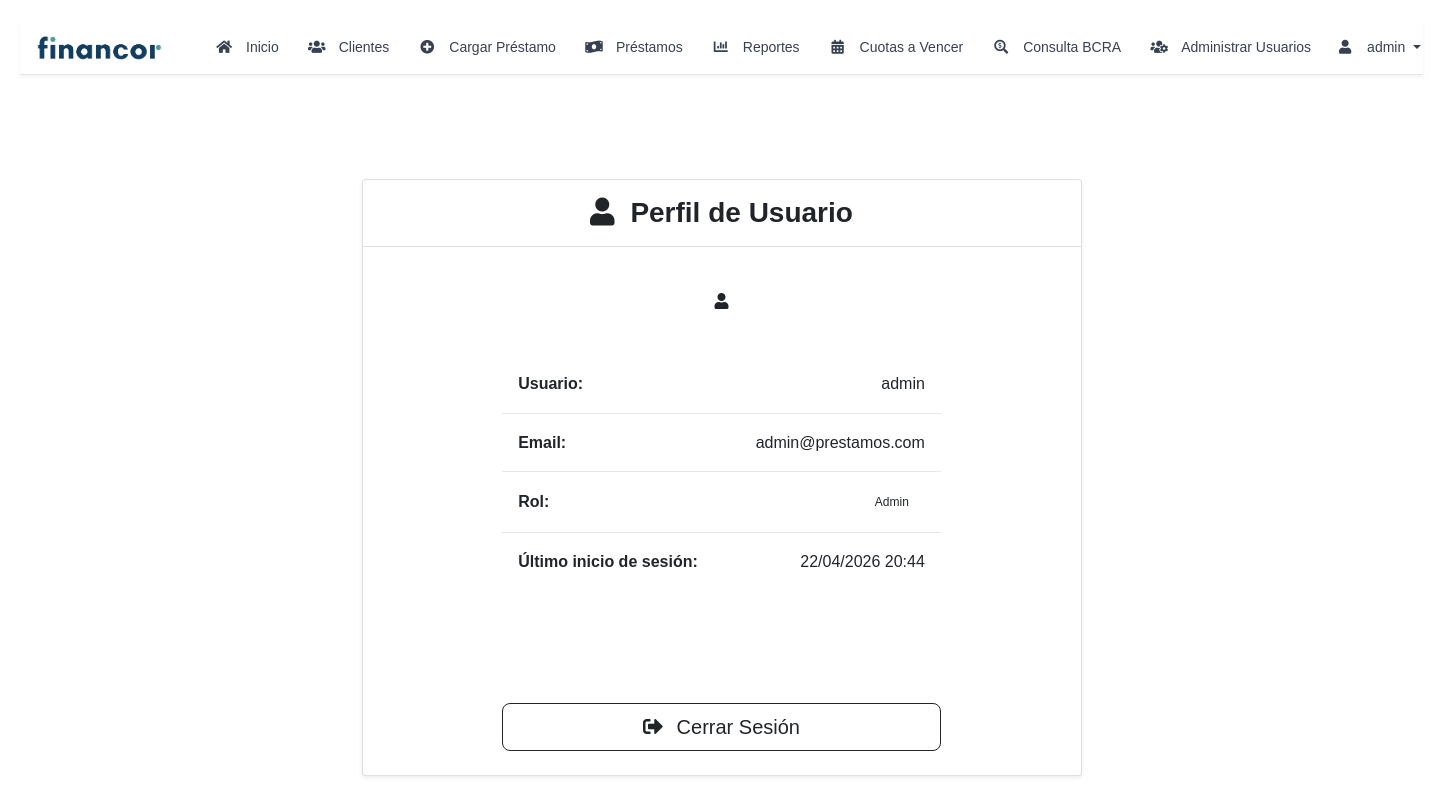
Before: /auth/profile (signed in) with the older database file.
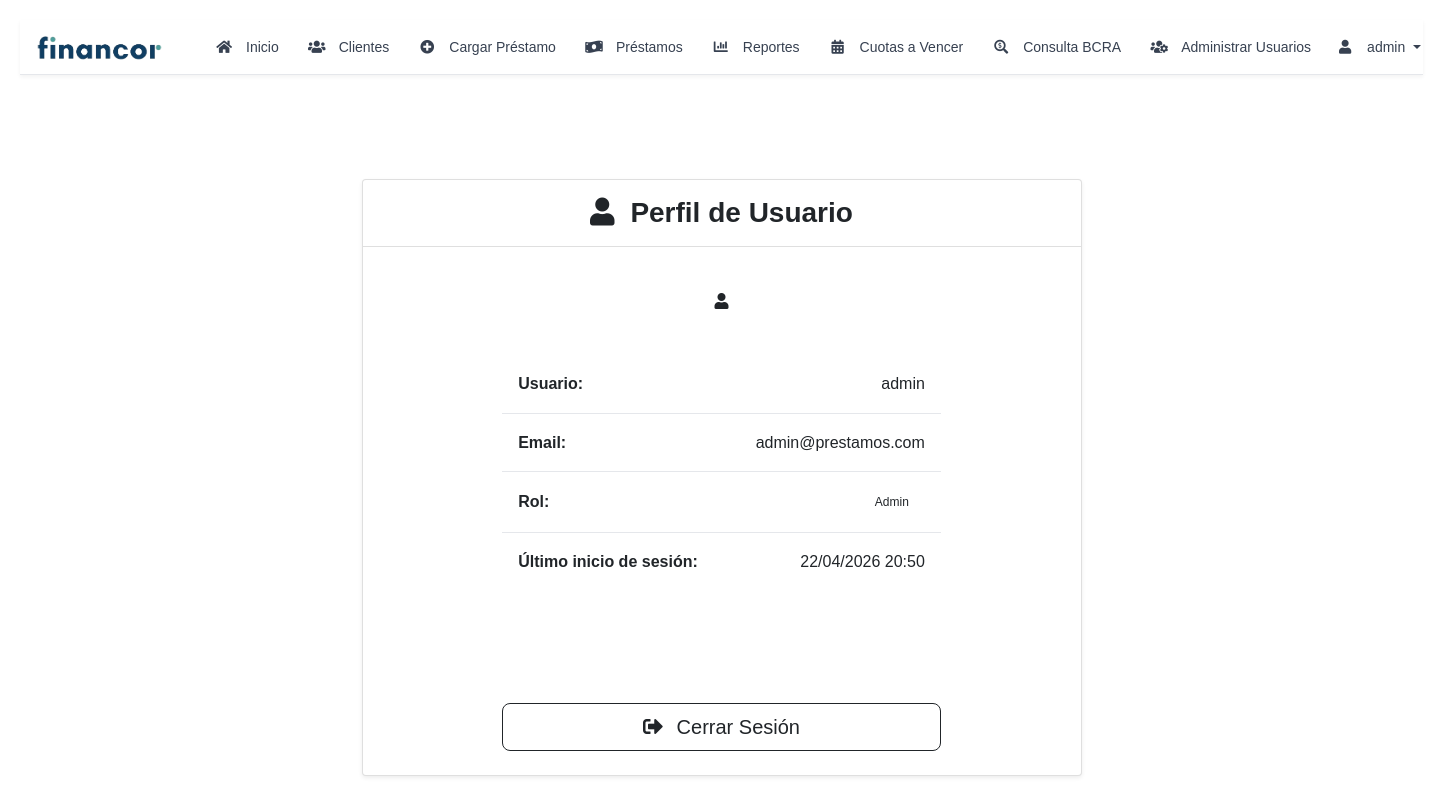
After: the same page with the newer database file.
### models.py (models this page shows, shortened)
class User(UserMixin, db.Model):
    __tablename__ = 'user'
    id = db.Column(db.Integer, primary_key=True)
    username = db.Column(db.String(80), unique=True, nullable=False)
    email = db.Column(db.String(120), unique=True, nullable=True)
    password = db.Column(db.String(128))
    role = db.Column(db.String(20), nullable=False, default='user')
    is_active = db.Column(db.Boolean, default=True)
    created_at = db.Column(db.DateTime, default=datetime.utcnow)
    last_login = db.Column(db.DateTime)
    created_by = db.Column(db.Integer, db.ForeignKey('user.id'), nullable=True)
    updated_by = db.Column(db.Integer, db.ForeignKey('user.id'))
    creator = db.relationship('User', remote_side=[id], foreign_keys=[created_by], backref='created_users')
    updater = db.relationship('User', remote_side=[id], foreign_keys=[updated_by], backref='updated_users')
    clientes = db.relationship('Cliente',
                             foreign_keys='Cliente.created_by',
                             backref=db.backref('created_by_user', lazy=True))
    prestamos = db.relationship('Prestamo',
                              foreign_keys='Prestamo.created_by',
                              backref=db.backref('created_by_user', lazy=True))
    @property
    def is_admin(self):
        return self.role == 'admin'

### auth_routes.py (the view)
@auth.route('/profile')
@login_required
def profile():
    return render_template('auth/profile.html', user=current_user)

### app.py (called while the page is built)
@login_manager.user_loader
def load_user(user_id):
    return User.query.get(int(user_id))

@app.context_processor
def utility_processor():
    def is_admin():
        return current_user.is_authenticated and current_user.is_admin
    return dict(is_admin=is_admin)

### templates/auth/profile.html (shortened to what this page needs)
{% extends "layout.html" %}
{% block content %}
<div class="container mt-5">
    <div class="card shadow-sm">
        <div class="card-header bg-purple-100 text-dark py-3">
            <h2 class="mb-0 text-center fs-3 fw-bold text-gray-700">
                <i class="fas fa-user me-2"></i>
                Perfil de Usuario
            </h2>
        </div>
        <div class="card-body p-4">
            <div class="row justify-content-center">
                <div class="col-md-8">
                    <div class="text-center mb-4">
                        <div class="avatar-circle bg-gray-light mx-auto">
                            <i class="fas fa-user text-gray-700"></i>
                        </div>
                    </div>
                    <div class="user-info">
                        <div class="info-row">
                            <span class="info-label">Usuario:</span>
                            <span class="info-value">{{ user.username }}</span>
                        </div>
                        <div class="info-row">
                            <span class="info-label">Email:</span>
                            <span class="info-value">{{ user.email }}</span>
                        </div>
                        <div class="info-row">
                            <span class="info-label">Rol:</span>
                            <span class="info-value">
                                <span
                                    class="badge {% if user.role == 'admin' %}bg-purple-100 text-gray-700{% else %}bg-gray-light text-gray-700{% endif %}">
                                    {{ user.role|title }}
                                </span>
                            </span>
                        </div>
                        <div class="info-row">
                            <span class="info-label">Último inicio de sesión:</span>
                            <span class="info-value">{{ user.last_login.strftime('%d/%m/%Y %H:%M') if user.last_login
                                else 'Nunca' }}</span>
                        </div>
                    </div>
                    <div class="mt-5 d-flex flex-column gap-3">
                        <a href="{{ url_for('auth.change_password') }}" class="btn btn-gray btn-lg">
                            <i class="fas fa-key me-2"></i>
                        </a>
                        <a href="{{ url_for('auth.logout') }}" class="btn btn-outline-danger btn-lg">
                            <i class="fas fa-sign-out-alt me-2"></i>
                            Cerrar Sesión
                        </a>
                    </div>
                </div>
            </div>
        </div>
    </div>
</div>
{% endblock %}

### templates/base_nav.html (shortened to what the changed rows need)
<!DOCTYPE html>
<html lang="es">
<head>
    <link href="https://cdn.jsdelivr.net/npm/bootstrap@5.3.0/dist/css/bootstrap.min.css" rel="stylesheet">
    <link href="https://cdnjs.cloudflare.com/ajax/libs/font-awesome/6.0.0/css/all.min.css" rel="stylesheet">
    {% block extra_head %}{% endblock %}
</head>
<body>
    <nav class="navbar navbar-expand-lg navbar-light">
        <div class="container">
            <div class="collapse navbar-collapse" id="navbarNav">
                <div class="navbar-nav">
                    {% if current_user.is_authenticated %}
                    <div class="nav-item dropdown">
                        <a class="nav-link dropdown-toggle d-flex align-items-center" href="#" id="userDropdown"
                            role="button" data-bs-toggle="dropdown">
                            <i class="fas fa-user me-2"></i>
                            <span>{{ current_user.username }}</span>
                        </a>
                    </div>
                    {% else %}
                    <a class="nav-link" href="{{ url_for('auth.login') }}">
                        <i class="fas fa-sign-in-alt me-2"></i>
                        <span>Iniciar Sesión</span>
                    </a>
                    {% endif %}
                </div>
            </div>
        </div>
    </nav>
    <div class="container">
        {% block content %}{% endblock %}
    </div>
</body>
</html>

Changed rows visible on the page:
changed User "admin": last_login "22/04/2026 20:44" → "22/04/2026 20:50"
